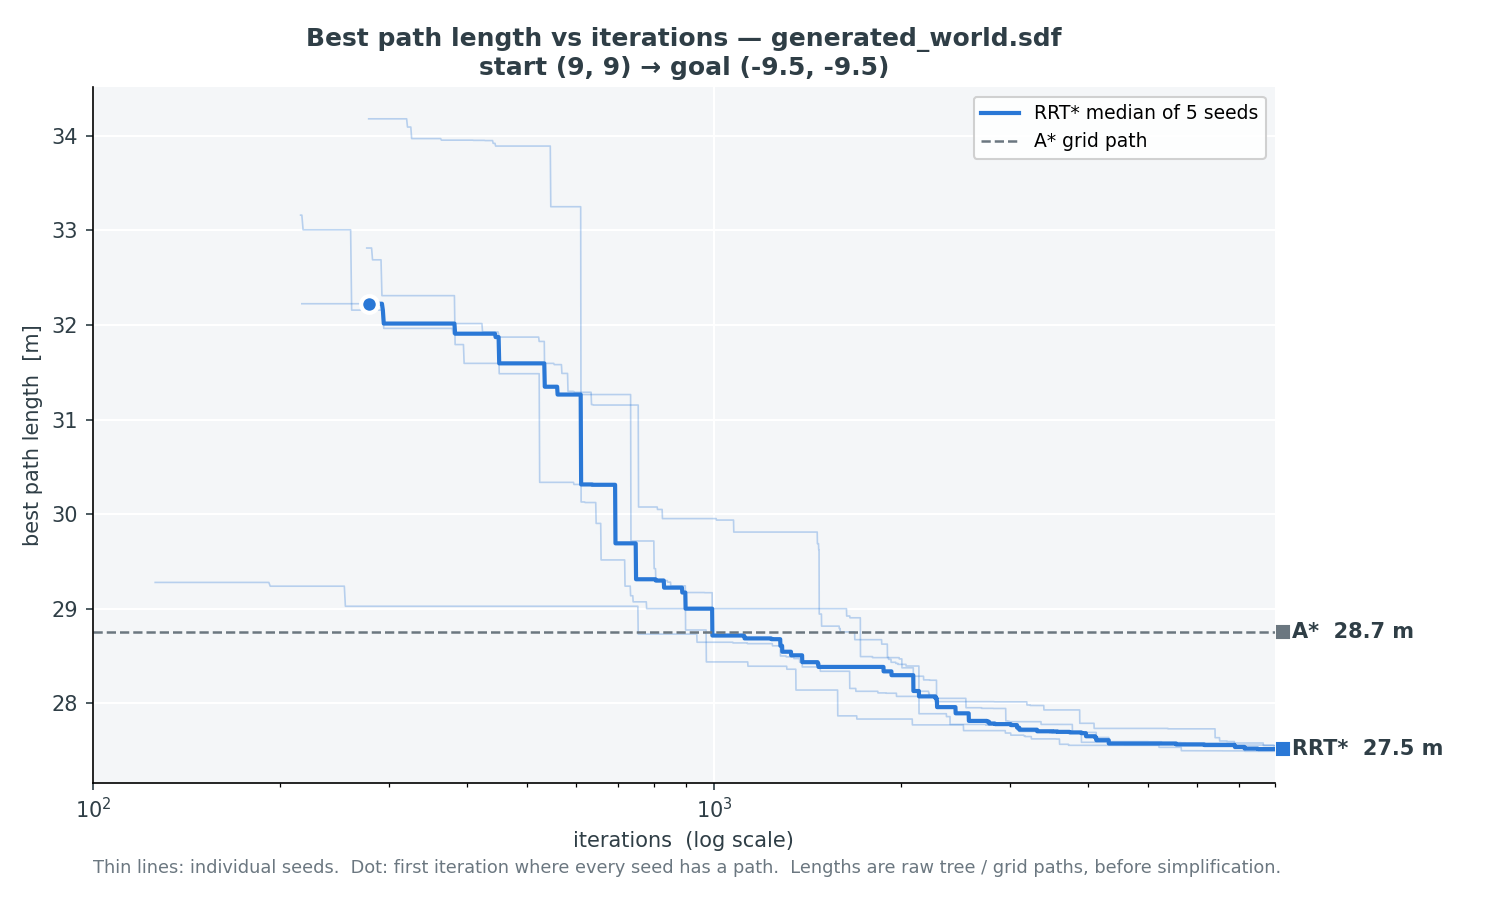

Python code for this plot:
#!/usr/bin/env python3
"""
Plot best path length vs. iterations for RRT* and plain RRT.

Runs both planners from rrt_planner1.py on the same world / start / goal
over several random seeds, recording the best start-to-goal path cost
through the tree after every iteration:

  - RRT* keeps rewiring, so its best path keeps getting shorter.
  - Plain RRT stops at the first path it finds, so its line goes flat
    from that point on (it never improves).

The A* grid path is drawn as a dashed reference line. All lengths are the
raw tree / grid path, before simplify_path() removes redundant waypoints.

Example:
  python3 path_len_vs_iter.py generated_world.sdf --start 9 9 --goal -9.5 -9.5
"""

import argparse
import math
import os
import statistics

from rrt_planner1 import astar, build_occupancy_grid_from_world, random_free_point, rrt

COLORS = {"rrtstar": "#2a78d6", "rrt": "#eb6834"}  # categorical slots 1 and 2
LABELS = {"rrtstar": "RRT*", "rrt": "RRT"}
TEXT, MUTED = "#2f3e46", "#6b7780"


def _build_arg_parser():
    parser = argparse.ArgumentParser(
        description="Plot best RRT / RRT* path length against iteration count.")
    parser.add_argument("world_file", help="Path to the PX4/Gazebo .world (SDF) file")
    parser.add_argument("--start", type=float, nargs=2, metavar=("X", "Y"), default=None,
                        help="Start point in meters (default: random, from --seed-base)")
    parser.add_argument("--goal", type=float, nargs=2, metavar=("X", "Y"), default=None,
                        help="Goal point in meters (default: random, from --seed-base)")
    parser.add_argument("--iters", type=int, default=8000,
                        help="Iterations per run (default: 8000)")
    parser.add_argument("--seeds", type=int, default=5,
                        help="Number of random seeds per method (default: 5)")
    parser.add_argument("--seed-base", type=int, default=1,
                        help="First seed; runs use seed-base .. seed-base+seeds-1 (default: 1)")
    parser.add_argument("--methods", nargs="+", choices=["rrtstar", "rrt"],
                        default=["rrtstar", "rrt"], help="Planners to compare (default: both)")
    parser.add_argument("--rrt-step", type=float, default=1.0,
                        help="RRT/RRT* max extension step in meters (default: 1.0)")
    parser.add_argument("--no-astar", action="store_true", help="Skip the A* reference line")
    parser.add_argument("--resolution", type=float, default=0.5,
                        help="Grid cell size in meters (default: 0.5)")
    parser.add_argument("--inflate", type=float, default=0.5,
                        help="Obstacle inflation radius in meters (default: 0.5)")
    parser.add_argument("--margin", type=float, default=5.0,
                        help="Free-space margin around obstacles (default: 5.0)")
    parser.add_argument("--altitude", type=float, default=None,
                        help="Flight altitude in meters (default: consider all obstacles)")
    parser.add_argument("--plot", default="path_len_vs_iter.png",
                        help="Output plot path (default: path_len_vs_iter.png)")
    return parser


def _path_length(path):
    return sum(math.dist(a, b) for a, b in zip(path[:-1], path[1:]))


def main():
    args = _build_arg_parser().parse_args()

    grid, _ = build_occupancy_grid_from_world(
        args.world_file, resolution_m=args.resolution, inflate_m=args.inflate,
        margin_m=args.margin, flight_altitude_m=args.altitude, verbose=False)

    import random
    random.seed(args.seed_base)
    start = tuple(args.start) if args.start else random_free_point(grid)
    goal = tuple(args.goal) if args.goal else random_free_point(grid)
    print(f"Start: {start}  Goal: {goal}")

    seeds = list(range(args.seed_base, args.seed_base + args.seeds))
    runs = {}  # method -> list of per-iteration best-cost histories
    for method in args.methods:
        runs[method] = []
        for seed in seeds:
            history = []
            rrt(grid, start, goal, star=(method == "rrtstar"), max_iter=args.iters,
                step_m=args.rrt_step, seed=seed, history=history)
            # Plain RRT stops at the first path; it keeps that path afterwards
            history += [history[-1]] * (args.iters + 1 - len(history))
            runs[method].append(history)
            first = next((k for k, c in enumerate(history) if c < math.inf), None)
            print(f"{LABELS[method]:5s} seed {seed}: first path at iteration "
                  f"{first if first is not None else '-'}, final length "
                  f"{history[-1]:.2f} m")

    astar_len = None
    if not args.no_astar:
        a_path = astar(grid, start, goal)
        if a_path:
            astar_len = _path_length(a_path)
            print(f"A*    grid path: {astar_len:.2f} m")

    import matplotlib.pyplot as plt

    fig, ax = plt.subplots(figsize=(10, 6))
    ax.set_facecolor("#f4f6f8")
    ax.grid(True, which="major", color="white", linewidth=1.0)
    ax.set_axisbelow(True)
    for side in ("top", "right"):
        ax.spines[side].set_visible(False)

    iters = list(range(args.iters + 1))
    y_values = []
    end_labels = []  # (y, text, color) for direct labels at the right edge
    for method, histories in runs.items():
        color = COLORS[method]
        # One thin line per seed
        for h in histories:
            ks = [k for k in iters if h[k] < math.inf]
            if ks:
                ax.plot(ks, [h[k] for k in ks], color=color, linewidth=0.8, alpha=0.3)
        # Median across seeds, from the iteration where every seed has a path
        median = []
        for k in iters:
            vals = [h[k] for h in histories]
            median.append(statistics.median(vals) if max(vals) < math.inf else None)
        ks = [k for k in iters if median[k] is not None]
        if not ks:
            continue
        ax.plot(ks, [median[k] for k in ks], color=color, linewidth=2.0,
                label=f"{LABELS[method]} median of {len(histories)} seeds")
        ax.plot(ks[0], median[ks[0]], "o", color=color, markersize=8,
                markeredgecolor="white", markeredgewidth=2.0, zorder=4)
        y_values += [median[k] for k in ks]
        end_labels.append((median[-1], f"{LABELS[method]}  {median[-1]:.1f} m", color))

    if astar_len is not None:
        ax.axhline(astar_len, color=MUTED, linewidth=1.2, linestyle="--",
                   label="A* grid path")
        y_values.append(astar_len)
        end_labels.append((astar_len, f"A*  {astar_len:.1f} m", MUTED))

    # Direct labels at the right end of each line, nudged apart if they collide
    end_labels.sort()
    if y_values:
        spread = max(y_values) - min(y_values) or 1.0
        min_gap = spread * 0.05
        placed = []
        for y, text, color in end_labels:
            if placed and y - placed[-1] < min_gap:
                y = placed[-1] + min_gap
            placed.append(y)
            ax.annotate(text, xy=(args.iters, y), xytext=(8, 0), textcoords="offset points",
                        va="center", fontsize=10, fontweight="bold", color=TEXT,
                        annotation_clip=False)
            ax.plot([args.iters * 1.03], [y], marker="s", color=color, markersize=6,
                    clip_on=False)

    first_found = [next((k for k, c in enumerate(h) if c < math.inf), args.iters)
                   for hs in runs.values() for h in hs]
    ax.set_xscale("log")
    ax.set_xlim(10 ** math.floor(math.log10(max(1, min(first_found)))), args.iters)
    ax.set_xlabel("iterations  (log scale)", color=TEXT)
    ax.set_ylabel("best path length  [m]", color=TEXT)
    ax.tick_params(colors=TEXT)
    ax.set_title(f"Best path length vs iterations — {os.path.basename(args.world_file)}\n"
                 f"start ({start[0]:g}, {start[1]:g}) → goal ({goal[0]:g}, {goal[1]:g})",
                 fontsize=12, fontweight="bold", color=TEXT)
    ax.legend(loc="upper right", fontsize=9, framealpha=0.9)
    ax.text(0.0, -0.13, "Thin lines: individual seeds.  Dot: first iteration where every "
            "seed has a path.  Lengths are raw tree / grid paths, before simplification.",
            transform=ax.transAxes, fontsize=8.5, color=MUTED)

    fig.tight_layout()
    fig.subplots_adjust(right=0.85)
    plt.savefig(args.plot, dpi=150)
    print(f"Saved plot to {args.plot}")


if __name__ == "__main__":
    main()
